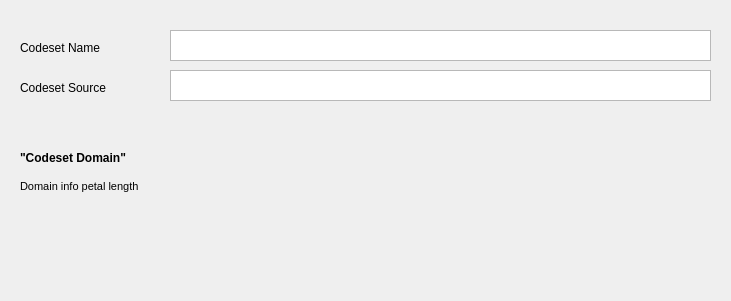
     <widget class="QWidget" name="widCodeset" native="true">
      <property name="geometry">
       <rect>
        <x>1210</x>
        <y>10</y>
        <width>731</width>
        <height>301</height>
       </rect>
      </property>
      <widget class="QLabel" name="label_10">
       <property name="geometry">
        <rect>
         <x>20</x>
         <y>40</y>
         <width>111</width>
         <height>16</height>
        </rect>
       </property>
       <property name="text">
        <string>Codeset Name</string>
       </property>
      </widget>
      <widget class="QLabel" name="label_11">
       <property name="geometry">
        <rect>
         <x>20</x>
         <y>80</y>
         <width>111</width>
         <height>16</height>
        </rect>
       </property>
       <property name="text">
        <string>Codeset Source</string>
       </property>
      </widget>
      <widget class="QTextEdit" name="teCodesetName">
       <property name="geometry">
        <rect>
         <x>170</x>
         <y>30</y>
         <width>541</width>
         <height>31</height>
        </rect>
       </property>
      </widget>
      <widget class="QTextEdit" name="teCodesetSource">
       <property name="geometry">
        <rect>
         <x>170</x>
         <y>70</y>
         <width>541</width>
         <height>31</height>
        </rect>
       </property>
      </widget>
      <widget class="QLabel" name="lblcodeset">
       <property name="geometry">
        <rect>
         <x>20</x>
         <y>150</y>
         <width>551</width>
         <height>16</height>
        </rect>
       </property>
       <property name="font">
        <font>
         <weight>75</weight>
         <bold>true</bold>
        </font>
       </property>
       <property name="text">
        <string>&quot;Codeset Domain&quot;</string>
       </property>
      </widget>
      <widget class="QLabel" name="lblCodesetDomain">
       <property name="geometry">
        <rect>
         <x>20</x>
         <y>180</y>
         <width>711</width>
         <height>101</height>
        </rect>
       </property>
       <property name="font">
        <font>
         <pointsize>8</pointsize>
        </font>
       </property>
       <property name="text">
        <string>Domain info petal length</string>
       </property>
       <property name="alignment">
        <set>Qt::AlignLeading|Qt::AlignLeft|Qt::AlignTop</set>
       </property>
       <property name="wordWrap">
        <bool>true</bool>
       </property>
      </widget>
     </widget>
